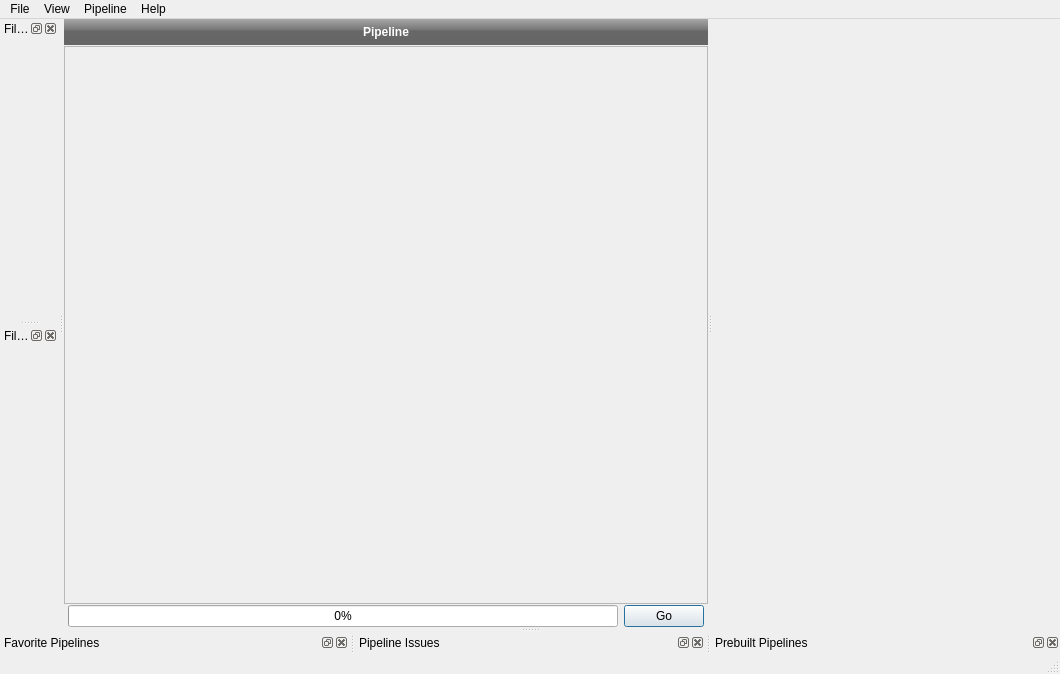
<?xml version="1.0" encoding="UTF-8"?>
<ui version="4.0">
 <class>DREAM3D_UI</class>
 <widget class="QMainWindow" name="DREAM3D_UI">
  <property name="geometry">
   <rect>
    <x>0</x>
    <y>0</y>
    <width>1060</width>
    <height>674</height>
   </rect>
  </property>
  <property name="sizePolicy">
   <sizepolicy hsizetype="Preferred" vsizetype="Preferred">
    <horstretch>0</horstretch>
    <verstretch>0</verstretch>
   </sizepolicy>
  </property>
  <property name="windowTitle">
   <string>[*]ActiveDocument.txt</string>
  </property>
  <property name="styleSheet">
   <string notr="true"> QStatusBar {
     background: rgb(80, 80, 80);
     color: white;
 }

 QStatusBar QToolButton {
  font: bold 12pt &quot;Arial&quot;;
     border: 1px solid #8f8f91;
     border-radius: 3px;
  color: rgb(255, 255, 255);
  background-color: qlineargradient(spread:pad, x1:0, y1:0, x2:0, y2:1, stop:0 rgba(103, 103, 103, 255), stop:1 rgba(158, 158, 158, 255));
     min-width: 80px;
  min-height: 20px;
 }

 QStatusBar QToolButton:checked {
  color: rgb(0, 0, 0);
  background-color: qlineargradient(spread:pad, x1:0, y1:0, x2:0, y2:1, stop:0 rgba(210, 210, 210, 255), stop:1 rgba(225, 225, 225, 255));
 }
sss</string>
  </property>
  <widget class="QWidget" name="centralwidget">
   <property name="maximumSize">
    <size>
     <width>16777215</width>
     <height>16777215</height>
    </size>
   </property>
   <layout class="QGridLayout" name="widgetLayout">
    <property name="leftMargin">
     <number>0</number>
    </property>
    <property name="topMargin">
     <number>0</number>
    </property>
    <property name="rightMargin">
     <number>0</number>
    </property>
    <property name="bottomMargin">
     <number>0</number>
    </property>
    <item row="0" column="0">
     <widget class="QSplitter" name="splitter">
      <property name="orientation">
       <enum>Qt::Horizontal</enum>
      </property>
      <property name="opaqueResize">
       <bool>false</bool>
      </property>
      <widget class="QWidget" name="verticalLayoutWidget">
       <layout class="QVBoxLayout" name="verticalLayout_2">
        <property name="spacing">
         <number>1</number>
        </property>
        <property name="bottomMargin">
         <number>0</number>
        </property>
        <item>
         <widget class="QLabel" name="pipelineTitle">
          <property name="minimumSize">
           <size>
            <width>0</width>
            <height>26</height>
           </size>
          </property>
          <property name="font">
           <font>
            <weight>75</weight>
            <bold>true</bold>
           </font>
          </property>
          <property name="styleSheet">
           <string notr="true">QLabel
{
background-color: qlineargradient(spread:pad, x1:0, y1:0, x2:0, y2:1, stop:0 rgba(93, 93, 93, 255), stop:0.00985222 rgba(166, 166, 166, 255), stop:0.433498 rgba(117, 117, 117, 255), stop:0.448276 rgba(103, 103, 103, 255), stop:0.985222 rgba(102, 102, 102, 255), stop:1 rgba(69, 69, 69, 255));
color: white;
}</string>
          </property>
          <property name="text">
           <string>Pipeline</string>
          </property>
          <property name="alignment">
           <set>Qt::AlignCenter</set>
          </property>
         </widget>
        </item>
        <item>
         <widget class="QScrollArea" name="pipelineViewScrollArea">
          <property name="sizePolicy">
           <sizepolicy hsizetype="Preferred" vsizetype="Expanding">
            <horstretch>0</horstretch>
            <verstretch>0</verstretch>
           </sizepolicy>
          </property>
          <property name="maximumSize">
           <size>
            <width>16777215</width>
            <height>16777215</height>
           </size>
          </property>
          <property name="mouseTracking">
           <bool>false</bool>
          </property>
          <property name="focusPolicy">
           <enum>Qt::StrongFocus</enum>
          </property>
          <property name="acceptDrops">
           <bool>true</bool>
          </property>
          <property name="widgetResizable">
           <bool>true</bool>
          </property>
          <widget class="PipelineViewWidget" name="pipelineViewWidget">
           <property name="geometry">
            <rect>
             <x>0</x>
             <y>0</y>
             <width>642</width>
             <height>550</height>
            </rect>
           </property>
           <property name="sizePolicy">
            <sizepolicy hsizetype="Minimum" vsizetype="Preferred">
             <horstretch>0</horstretch>
             <verstretch>0</verstretch>
            </sizepolicy>
           </property>
           <property name="minimumSize">
            <size>
             <width>250</width>
             <height>0</height>
            </size>
           </property>
           <property name="contextMenuPolicy">
            <enum>Qt::CustomContextMenu</enum>
           </property>
           <property name="acceptDrops">
            <bool>true</bool>
           </property>
          </widget>
         </widget>
        </item>
        <item>
         <layout class="QHBoxLayout" name="horizontalLayout_2">
          <property name="spacing">
           <number>6</number>
          </property>
          <property name="leftMargin">
           <number>4</number>
          </property>
          <property name="rightMargin">
           <number>4</number>
          </property>
          <property name="bottomMargin">
           <number>0</number>
          </property>
          <item>
           <widget class="QProgressBar" name="m_ProgressBar">
            <property name="value">
             <number>0</number>
            </property>
           </widget>
          </item>
          <item>
           <widget class="QPushButton" name="startPipelineBtn">
            <property name="text">
             <string>Go</string>
            </property>
            <property name="default">
             <bool>true</bool>
            </property>
           </widget>
          </item>
         </layout>
        </item>
       </layout>
      </widget>
      <widget class="FilterInputWidget" name="filterInputWidget" native="true">
       <property name="sizePolicy">
        <sizepolicy hsizetype="Expanding" vsizetype="Expanding">
         <horstretch>0</horstretch>
         <verstretch>0</verstretch>
        </sizepolicy>
       </property>
       <property name="styleSheet">
        <string notr="true">QDockWidget
{
  border-color: rgb(0, 0, 0);
border: 2px solid;
}</string>
       </property>
      </widget>
     </widget>
    </item>
   </layout>
  </widget>
  <widget class="QMenuBar" name="menubar">
   <property name="geometry">
    <rect>
     <x>0</x>
     <y>0</y>
     <width>1060</width>
     <height>21</height>
    </rect>
   </property>
   <widget class="QMenu" name="menuFile">
    <property name="title">
     <string>File</string>
    </property>
    <widget class="QMenu" name="menu_RecentFiles">
     <property name="title">
      <string>Recent Files</string>
     </property>
     <addaction name="actionREMOVE_ME"/>
    </widget>
    <addaction name="actionImportPipeline"/>
    <addaction name="actionExportPipeline"/>
    <addaction name="separator"/>
    <addaction name="menu_RecentFiles"/>
    <addaction name="separator"/>
    <addaction name="actionPreferences"/>
    <addaction name="separator"/>
    <addaction name="actionExit"/>
   </widget>
   <widget class="QMenu" name="menuView">
    <property name="title">
     <string>View</string>
    </property>
    <addaction name="actionShow_Filter_Library"/>
    <addaction name="actionShow_Filter_List"/>
    <addaction name="actionShow_Prebuilt_Pipelines"/>
    <addaction name="actionShow_Favorites"/>
    <addaction name="actionShow_Issues"/>
   </widget>
   <widget class="QMenu" name="menuPipeline">
    <property name="title">
     <string>Pipeline</string>
    </property>
    <addaction name="separator"/>
    <addaction name="separator"/>
   </widget>
   <widget class="QMenu" name="menuHelp">
    <property name="title">
     <string>Help</string>
    </property>
    <addaction name="actionShow_User_Manual"/>
    <addaction name="actionLicense_Information"/>
    <addaction name="actionPlugin_Information"/>
    <addaction name="separator"/>
    <addaction name="actionCheck_For_Updates"/>
    <addaction name="separator"/>
    <addaction name="actionAbout_DREAM3D"/>
   </widget>
   <addaction name="menuFile"/>
   <addaction name="menuView"/>
   <addaction name="menuPipeline"/>
   <addaction name="menuHelp"/>
  </widget>
  <widget class="QStatusBar" name="statusbar"/>
  <widget class="FavoritesDockWidget" name="favoritesDockWidget">
   <property name="windowTitle">
    <string>[*]Favorite Pipelines</string>
   </property>
   <attribute name="dockWidgetArea">
    <number>8</number>
   </attribute>
  </widget>
  <widget class="IssuesDockWidget" name="issuesDockWidget">
   <property name="windowTitle">
    <string>[*]Pipeline Issues</string>
   </property>
   <attribute name="dockWidgetArea">
    <number>8</number>
   </attribute>
  </widget>
  <widget class="PrebuiltPipelinesDockWidget" name="prebuiltPipelinesDockWidget">
   <property name="windowTitle">
    <string>[*]Prebuilt Pipelines</string>
   </property>
   <attribute name="dockWidgetArea">
    <number>8</number>
   </attribute>
  </widget>
  <widget class="FilterLibraryDockWidget" name="filterLibraryDockWidget">
   <property name="windowTitle">
    <string>[*]Filter Library</string>
   </property>
   <attribute name="dockWidgetArea">
    <number>1</number>
   </attribute>
  </widget>
  <widget class="FilterListDockWidget" name="filterListDockWidget">
   <property name="windowTitle">
    <string>[*]Filter List</string>
   </property>
   <attribute name="dockWidgetArea">
    <number>1</number>
   </attribute>
  </widget>
  <action name="actionShow_Filter_Library">
   <property name="text">
    <string>Filter Library</string>
   </property>
   <property name="iconVisibleInMenu">
    <bool>false</bool>
   </property>
  </action>
  <action name="actionShow_Prebuilt_Pipelines">
   <property name="text">
    <string>Prebuilt Pipelines</string>
   </property>
   <property name="iconVisibleInMenu">
    <bool>false</bool>
   </property>
  </action>
  <action name="actionImportPipeline">
   <property name="text">
    <string>Import Pipeline</string>
   </property>
   <property name="shortcut">
    <string>Ctrl+I</string>
   </property>
  </action>
  <action name="actionExportPipeline">
   <property name="text">
    <string>Export Pipeline</string>
   </property>
   <property name="shortcut">
    <string>Ctrl+E</string>
   </property>
  </action>
  <action name="actionSavePipelineAs">
   <property name="text">
    <string>Save Pipeline As...</string>
   </property>
   <property name="shortcut">
    <string>Ctrl+Shift+S</string>
   </property>
  </action>
  <action name="actionShow_Favorites">
   <property name="text">
    <string>Favorites</string>
   </property>
   <property name="iconVisibleInMenu">
    <bool>false</bool>
   </property>
  </action>
  <action name="actionClearPipeline">
   <property name="text">
    <string>Clear</string>
   </property>
   <property name="shortcut">
    <string>Ctrl+Shift+Backspace</string>
   </property>
  </action>
  <action name="actionREMOVE_ME">
   <property name="text">
    <string>REMOVE ME</string>
   </property>
  </action>
  <action name="actionShow_Issues">
   <property name="text">
    <string>Issues</string>
   </property>
   <property name="iconVisibleInMenu">
    <bool>false</bool>
   </property>
  </action>
  <action name="actionShow_Filter_List">
   <property name="text">
    <string>Filter List</string>
   </property>
   <property name="iconVisibleInMenu">
    <bool>false</bool>
   </property>
  </action>
  <action name="actionShow_User_Manual">
   <property name="text">
    <string>Show User Manual</string>
   </property>
   <property name="shortcut">
    <string>Ctrl+M</string>
   </property>
  </action>
  <action name="actionLicense_Information">
   <property name="text">
    <string>Show License</string>
   </property>
  </action>
  <action name="actionAbout_DREAM3D">
   <property name="text">
    <string>About DREAM3D</string>
   </property>
  </action>
  <action name="actionCheck_For_Updates">
   <property name="text">
    <string>Check For Updates</string>
   </property>
  </action>
  <action name="actionExit">
   <property name="text">
    <string>Exit</string>
   </property>
  </action>
  <action name="actionSaveAsNewFavorite">
   <property name="text">
    <string>Save As New Favorite</string>
   </property>
   <property name="shortcut">
    <string>Ctrl+Shift+S</string>
   </property>
  </action>
  <action name="actionCopyCurrentFilter">
   <property name="text">
    <string>Copy Current Filter</string>
   </property>
   <property name="shortcut">
    <string>Ctrl+C</string>
   </property>
  </action>
  <action name="actionAppendToExistingFavorite">
   <property name="text">
    <string>Append To Existing Favorite</string>
   </property>
   <property name="shortcut">
    <string>Ctrl+A</string>
   </property>
  </action>
  <action name="actionUpdateFavorite">
   <property name="text">
    <string>Update Favorite</string>
   </property>
   <property name="shortcut">
    <string>Ctrl+S</string>
   </property>
  </action>
  <action name="actionPasteCopiedFilter">
   <property name="text">
    <string>Paste Copied Filter</string>
   </property>
   <property name="shortcut">
    <string>Ctrl+V</string>
   </property>
  </action>
  <action name="actionRemoveCurrentFilter">
   <property name="text">
    <string>Remove Current Filter</string>
   </property>
   <property name="shortcut">
    <string>Ctrl+Backspace</string>
   </property>
  </action>
  <action name="actionPlugin_Information">
   <property name="text">
    <string>Show Plugin Information</string>
   </property>
   <property name="iconText">
    <string>Plugin Information</string>
   </property>
   <property name="toolTip">
    <string>Plugin Information</string>
   </property>
  </action>
  <action name="actionPreferences">
   <property name="text">
    <string>Preferences</string>
   </property>
  </action>
 </widget>
 <customwidgets>
  <customwidget>
   <class>PipelineViewWidget</class>
   <extends>QWidget</extends>
   <header location="global">PipelineViewWidget.h</header>
   <container>1</container>
  </customwidget>
  <customwidget>
   <class>PrebuiltPipelinesDockWidget</class>
   <extends>QDockWidget</extends>
   <header location="global">PrebuiltPipelinesDockWidget.h</header>
   <container>1</container>
  </customwidget>
  <customwidget>
   <class>FilterLibraryDockWidget</class>
   <extends>QDockWidget</extends>
   <header location="global">FilterLibraryDockWidget.h</header>
   <container>1</container>
  </customwidget>
  <customwidget>
   <class>FavoritesDockWidget</class>
   <extends>QDockWidget</extends>
   <header location="global">FavoritesDockWidget.h</header>
   <container>1</container>
  </customwidget>
  <customwidget>
   <class>FilterListDockWidget</class>
   <extends>QDockWidget</extends>
   <header location="global">FilterListDockWidget.h</header>
   <container>1</container>
  </customwidget>
  <customwidget>
   <class>FilterInputWidget</class>
   <extends>QWidget</extends>
   <header location="global">FilterInputWidget.h</header>
   <container>1</container>
  </customwidget>
  <customwidget>
   <class>IssuesDockWidget</class>
   <extends>QDockWidget</extends>
   <header location="global">IssuesDockWidget.h</header>
   <container>1</container>
  </customwidget>
 </customwidgets>
 <resources/>
 <connections/>
</ui>
